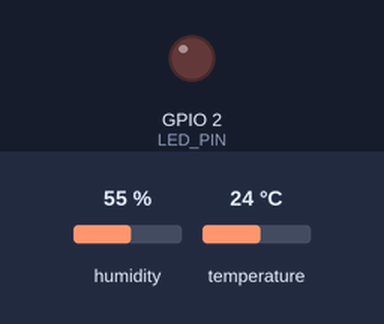
This sketch was run on a simulated ESP32. Shown: output pins drawn as LEDs (lit = HIGH). Inputs (shaded band) come from the test bench; at power-on: temperature 24 °C, humidity 55 %. WiFi joins after 1.5 s; servers stay silent unless stated; what the sketch prints to the serial monitor is not drawn.

Above: at 2.7 s.
2.8 s: temperature set to 34.3 °C
7.2 s: temperature set to 35.8 °C
At 10.3 s:
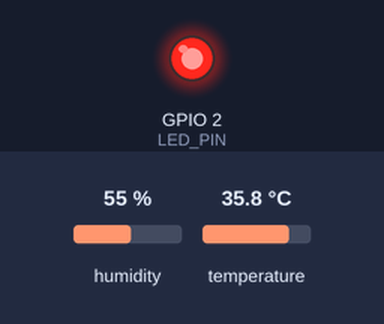
14.5 s: temperature set to 12 °C
At 19.0 s:
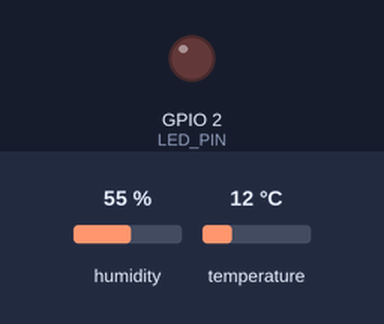
19.5 s: temperature set to 41 °C
At 23.3 s:
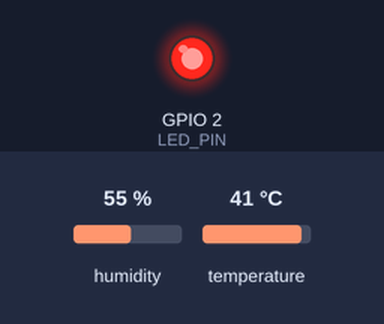
Timing chart, 0 to 24.5 s (numbered marks = the images above; inputs shaded):
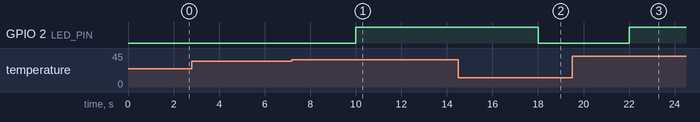

The sketch:

sketch.ino
```cpp
/*
 * ESP32 Embedded Web Server — Live Sensor Dashboard
 * Intern: Beulah Jenifer P | URK23EC1047
 * CodSoft Embedded Systems Internship
 * Project: Embedded Web Server (ESP32)
 * Board: ESP32 | Simulation: Wokwi
 */

#include <WiFi.h>
#include <WebServer.h>
#include <DHT.h>

#define DHT_PIN    4
#define DHT_TYPE   DHT22
#define LED_PIN    2
#define TEMP_ALERT 35.0

const char* ssid     = "Wokwi-GUEST";
const char* password = "";

WebServer server(80);
DHT dht(DHT_PIN, DHT_TYPE);

float temperature = 0;
float humidity    = 0;
int   requestCount = 0;

String getHTML() {
  String html = "<!DOCTYPE html><html><head>";
  html += "<meta http-equiv='refresh' content='3'>";
  html += "<title>ESP32 Weather Dashboard</title>";
  html += "<style>";
  html += "body{font-family:Arial;background:#0D1117;color:#fff;text-align:center;padding:30px;}";
  html += "h1{color:#4ECDC4;}";
  html += ".card{background:#161B22;border-radius:12px;padding:20px;margin:15px auto;max-width:300px;box-shadow:0 4px 10px rgba(0,0,0,0.5);}";
  html += ".value{font-size:48px;font-weight:bold;color:#FFD93D;}";
  html += ".label{font-size:16px;color:#8B949E;}";
  html += ".status{padding:8px;border-radius:6px;margin-top:10px;}";
  html += ".ok{background:#2ECC71;color:#000;}";
  html += ".alert{background:#FF6B6B;color:#000;}";
  html += ".footer{margin-top:30px;color:#8B949E;font-size:12px;}";
  html += "</style></head><body>";
  html += "<h1>🌐 ESP32 Live Weather Dashboard</h1>";

  html += "<div class='card'><div class='label'>Temperature</div>";
  html += "<div class='value'>" + String(temperature, 1) + " &deg;C</div></div>";

  html += "<div class='card'><div class='label'>Humidity</div>";
  html += "<div class='value'>" + String(humidity, 1) + " %</div></div>";

  html += "<div class='card'><div class='label'>System Status</div>";
  if (temperature > TEMP_ALERT) {
    html += "<div class='status alert'>⚠ HIGH TEMPERATURE ALERT</div>";
  } else {
    html += "<div class='status ok'>✅ NORMAL</div>";
  }
  html += "</div>";

  html += "<div class='card'><div class='label'>Server Requests</div>";
  html += "<div class='value' style='font-size:28px;'>" + String(requestCount) + "</div></div>";

  html += "<div class='footer'>EdgeSense Web Server | Beulah Jenifer P | URK23EC1047<br>";
  html += "IP: " + WiFi.localIP().toString() + " | Auto-refresh: 3s</div>";

  html += "</body></html>";
  return html;
}

String getJSON() {
  String json = "{";
  json += "\"device\":\"ESP32-WebServer\",";
  json += "\"intern\":\"Beulah Jenifer P\",";
  json += "\"id\":\"URK23EC1047\",";
  json += "\"temperature\":" + String(temperature, 1) + ",";
  json += "\"humidity\":" + String(humidity, 1) + ",";
  json += "\"status\":\"" + String(temperature > TEMP_ALERT ? "ALERT" : "NORMAL") + "\",";
  json += "\"requests\":" + String(requestCount);
  json += "}";
  return json;
}

void handleRoot() {
  requestCount++;
  server.send(200, "text/html", getHTML());
  Serial.println("GET / -> Dashboard served");
}

void handleData() {
  requestCount++;
  server.send(200, "application/json", getJSON());
  Serial.println("GET /data -> JSON served");
}

void handleNotFound() {
  server.send(404, "text/plain", "404: Not Found");
}

void setup() {
  Serial.begin(115200);
  pinMode(LED_PIN, OUTPUT);
  dht.begin();

  Serial.println("========================================");
  Serial.println("  ESP32 Embedded Web Server");
  Serial.println("  Beulah Jenifer P | CodSoft 2025");
  Serial.println("========================================");

  WiFi.begin(ssid, password);
  Serial.print("Connecting to WiFi");
  while (WiFi.status() != WL_CONNECTED) {
    delay(500);
    Serial.print(".");
  }
  Serial.println();
  Serial.print("✅ WiFi connected! IP address: ");
  Serial.println(WiFi.localIP());

  server.on("/", handleRoot);
  server.on("/data", handleData);
  server.onNotFound(handleNotFound);

  server.begin();
  Serial.println("✅ HTTP server started on port 80");
  Serial.println("📡 Open browser at: http://" + WiFi.localIP().toString());
  Serial.println();
}

void loop() {
  server.handleClient();

  static unsigned long lastRead = 0;
  if (millis() - lastRead > 2000) {
    lastRead = millis();
    float h = dht.readHumidity();
    float t = dht.readTemperature();

    if (!isnan(h) && !isnan(t)) {
      humidity = h;
      temperature = t;

      digitalWrite(LED_PIN, temperature > TEMP_ALERT ? HIGH : LOW);

      Serial.print("Sensor Update -> Temp: ");
      Serial.print(temperature, 1);
      Serial.print(" C | Hum: ");
      Serial.print(humidity, 1);
      Serial.println(" %");
    }
  }
}
```

Measured:
- the behaviour switches between 35 and 35.1 °C on temperature (found by bisection; images 0 and 1)
- after the input at 2.8 s, every drawn part: stays the same
- after the input at 7.2 s, GPIO 2 (LED_PIN): LOW → HIGH after 2.8 s
- after the input at 14.5 s, GPIO 2 (LED_PIN): HIGH → LOW after 3.5 s
- after the input at 19.5 s, GPIO 2 (LED_PIN): LOW → HIGH after 2.5 s
